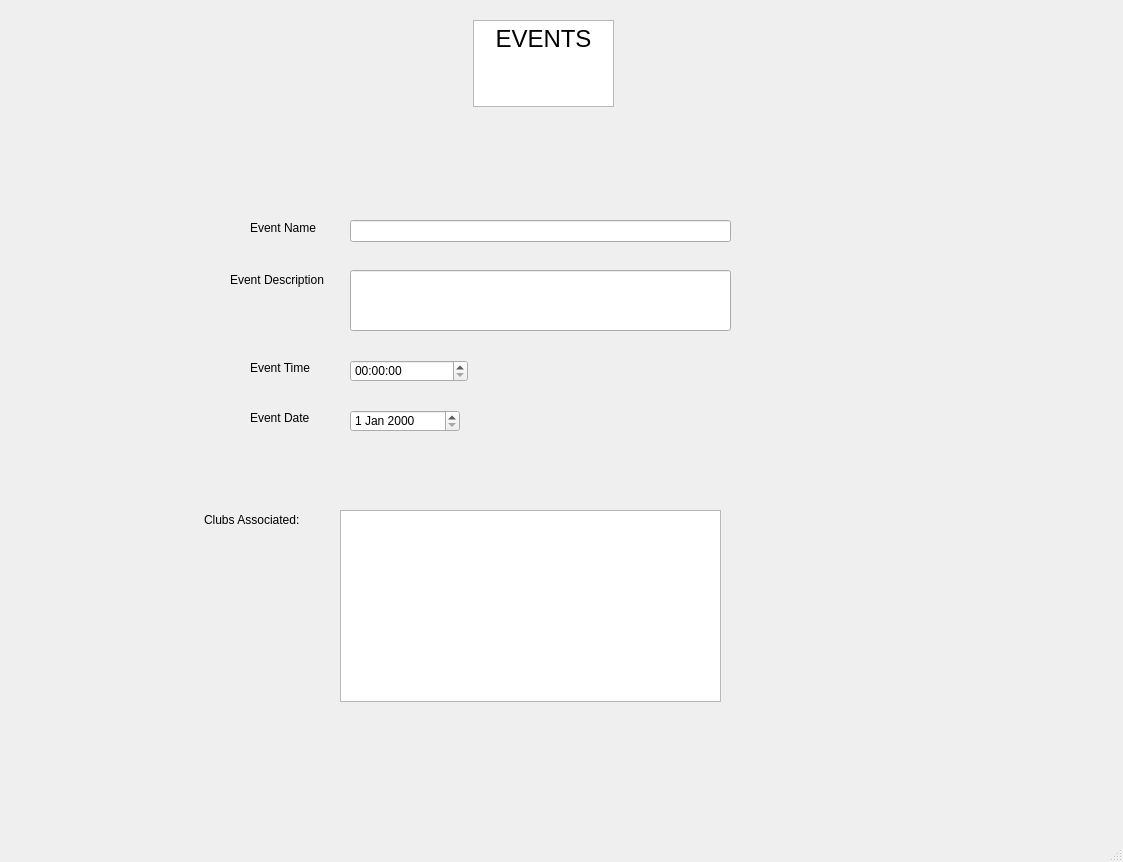
<?xml version="1.0" encoding="UTF-8"?>
<ui version="4.0">
 <class>MainWindow</class>
 <widget class="QMainWindow" name="MainWindow">
  <property name="geometry">
   <rect>
    <x>0</x>
    <y>0</y>
    <width>1123</width>
    <height>862</height>
   </rect>
  </property>
  <property name="windowTitle">
   <string>MainWindow</string>
  </property>
  <widget class="QWidget" name="centralwidget">
   <widget class="QTextEdit" name="textEdit">
    <property name="geometry">
     <rect>
      <x>473</x>
      <y>20</y>
      <width>141</width>
      <height>87</height>
     </rect>
    </property>
    <property name="html">
     <string>&lt;!DOCTYPE HTML PUBLIC &quot;-//W3C//DTD HTML 4.0//EN&quot; &quot;http://www.w3.org/TR/REC-html40/strict.dtd&quot;&gt;
&lt;html&gt;&lt;head&gt;&lt;meta name=&quot;qrichtext&quot; content=&quot;1&quot; /&gt;&lt;style type=&quot;text/css&quot;&gt;
p, li { white-space: pre-wrap; }
&lt;/style&gt;&lt;/head&gt;&lt;body style=&quot; font-family:'MS Shell Dlg 2'; font-size:7.8pt; font-weight:400; font-style:normal;&quot;&gt;
&lt;p align=&quot;center&quot; style=&quot; margin-top:0px; margin-bottom:0px; margin-left:0px; margin-right:0px; -qt-block-indent:0; text-indent:0px;&quot;&gt;&lt;span style=&quot; font-size:18pt;&quot;&gt;EVENTS&lt;/span&gt;&lt;/p&gt;&lt;/body&gt;&lt;/html&gt;</string>
    </property>
   </widget>
   <widget class="QLabel" name="label">
    <property name="geometry">
     <rect>
      <x>250</x>
      <y>220</y>
      <width>81</width>
      <height>16</height>
     </rect>
    </property>
    <property name="text">
     <string>Event Name</string>
    </property>
   </widget>
   <widget class="QLineEdit" name="lineEdit">
    <property name="geometry">
     <rect>
      <x>350</x>
      <y>220</y>
      <width>381</width>
      <height>22</height>
     </rect>
    </property>
   </widget>
   <widget class="QLineEdit" name="lineEdit_2">
    <property name="geometry">
     <rect>
      <x>350</x>
      <y>270</y>
      <width>381</width>
      <height>61</height>
     </rect>
    </property>
   </widget>
   <widget class="QLabel" name="label_2">
    <property name="geometry">
     <rect>
      <x>230</x>
      <y>270</y>
      <width>101</width>
      <height>20</height>
     </rect>
    </property>
    <property name="text">
     <string>Event Description</string>
    </property>
   </widget>
   <widget class="QLabel" name="label_3">
    <property name="geometry">
     <rect>
      <x>250</x>
      <y>360</y>
      <width>81</width>
      <height>16</height>
     </rect>
    </property>
    <property name="text">
     <string>Event Time</string>
    </property>
   </widget>
   <widget class="QLabel" name="label_4">
    <property name="geometry">
     <rect>
      <x>250</x>
      <y>410</y>
      <width>81</width>
      <height>16</height>
     </rect>
    </property>
    <property name="text">
     <string>Event Date</string>
    </property>
   </widget>
   <widget class="QTimeEdit" name="timeEdit">
    <property name="geometry">
     <rect>
      <x>350</x>
      <y>360</y>
      <width>118</width>
      <height>22</height>
     </rect>
    </property>
   </widget>
   <widget class="QDateEdit" name="dateEdit">
    <property name="geometry">
     <rect>
      <x>350</x>
      <y>410</y>
      <width>110</width>
      <height>22</height>
     </rect>
    </property>
   </widget>
   <widget class="QLabel" name="label_5">
    <property name="geometry">
     <rect>
      <x>204</x>
      <y>510</y>
      <width>101</width>
      <height>20</height>
     </rect>
    </property>
    <property name="text">
     <string>Clubs Associated:</string>
    </property>
   </widget>
   <widget class="QListWidget" name="listWidget">
    <property name="geometry">
     <rect>
      <x>340</x>
      <y>510</y>
      <width>381</width>
      <height>192</height>
     </rect>
    </property>
   </widget>
  </widget>
  <widget class="QMenuBar" name="menubar">
   <property name="geometry">
    <rect>
     <x>0</x>
     <y>0</y>
     <width>1123</width>
     <height>26</height>
    </rect>
   </property>
  </widget>
  <widget class="QStatusBar" name="statusbar"/>
 </widget>
 <resources/>
 <connections/>
</ui>
